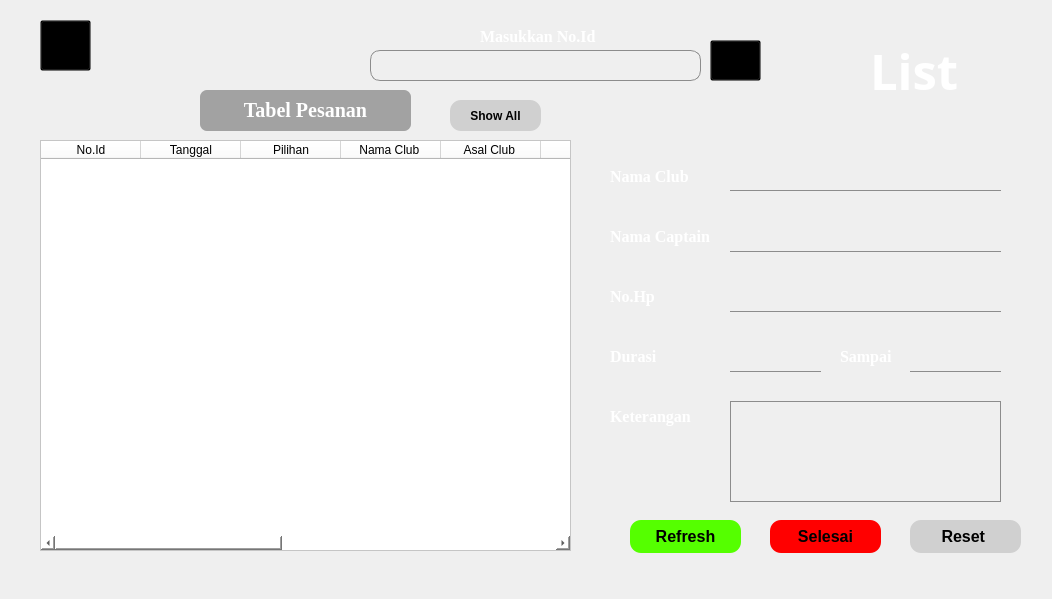
<?xml version="1.0" encoding="UTF-8"?>
<ui version="4.0">
 <class>List</class>
 <widget class="QMainWindow" name="List">
  <property name="geometry">
   <rect>
    <x>0</x>
    <y>0</y>
    <width>1052</width>
    <height>599</height>
   </rect>
  </property>
  <property name="windowTitle">
   <string>LIST</string>
  </property>
  <widget class="QWidget" name="centralwidget">
   <widget class="QTableWidget" name="tabelpeserta">
    <property name="geometry">
     <rect>
      <x>40</x>
      <y>140</y>
      <width>531</width>
      <height>411</height>
     </rect>
    </property>
    <property name="styleSheet">
     <string notr="true">


background-color: rgb(255, 255, 255)</string>
    </property>
    <property name="rowCount">
     <number>0</number>
    </property>
    <property name="columnCount">
     <number>11</number>
    </property>
    <attribute name="horizontalHeaderMinimumSectionSize">
     <number>50</number>
    </attribute>
    <attribute name="horizontalHeaderShowSortIndicator" stdset="0">
     <bool>true</bool>
    </attribute>
    <attribute name="horizontalHeaderStretchLastSection">
     <bool>true</bool>
    </attribute>
    <column>
     <property name="text">
      <string>No.Id</string>
     </property>
     <property name="background">
      <color>
       <red>0</red>
       <green>0</green>
       <blue>0</blue>
      </color>
     </property>
    </column>
    <column>
     <property name="text">
      <string>Tanggal</string>
     </property>
    </column>
    <column>
     <property name="text">
      <string>Pilihan</string>
     </property>
    </column>
    <column>
     <property name="text">
      <string>Nama Club </string>
     </property>
    </column>
    <column>
     <property name="text">
      <string>Asal Club </string>
     </property>
    </column>
    <column>
     <property name="text">
      <string>Captain</string>
     </property>
    </column>
    <column>
     <property name="text">
      <string>No.HP</string>
     </property>
    </column>
    <column>
     <property name="text">
      <string>Banyak Pemain</string>
     </property>
    </column>
    <column>
     <property name="text">
      <string>Waktu Mulai</string>
     </property>
    </column>
    <column>
     <property name="text">
      <string>Waktu Akhir</string>
     </property>
    </column>
    <column>
     <property name="text">
      <string>Keterangan</string>
     </property>
    </column>
   </widget>
   <widget class="QTextBrowser" name="textBrowser">
    <property name="geometry">
     <rect>
      <x>730</x>
      <y>160</y>
      <width>271</width>
      <height>31</height>
     </rect>
    </property>
    <property name="font">
     <font>
      <pointsize>9</pointsize>
     </font>
    </property>
    <property name="styleSheet">
     <string notr="true">background-color: rgb(0,0,0,0);
border : None ; 
border-bottom: 1px solid rgb(140, 140, 140); 
padding-bottom:7px; 
color: rgb(255, 255, 255);
</string>
    </property>
   </widget>
   <widget class="QLabel" name="label_2">
    <property name="geometry">
     <rect>
      <x>610</x>
      <y>160</y>
      <width>101</width>
      <height>32</height>
     </rect>
    </property>
    <property name="font">
     <font>
      <family>Times New Roman</family>
      <pointsize>12</pointsize>
      <weight>75</weight>
      <bold>true</bold>
     </font>
    </property>
    <property name="styleSheet">
     <string notr="true">color: rgb(255, 255, 255);</string>
    </property>
    <property name="text">
     <string>Nama Club</string>
    </property>
   </widget>
   <widget class="QLabel" name="label_4">
    <property name="geometry">
     <rect>
      <x>610</x>
      <y>220</y>
      <width>121</width>
      <height>32</height>
     </rect>
    </property>
    <property name="font">
     <font>
      <family>Times New Roman</family>
      <pointsize>12</pointsize>
      <weight>75</weight>
      <bold>true</bold>
     </font>
    </property>
    <property name="styleSheet">
     <string notr="true">color: rgb(255, 255, 255);
</string>
    </property>
    <property name="text">
     <string>Nama Captain</string>
    </property>
   </widget>
   <widget class="QLabel" name="label_9">
    <property name="geometry">
     <rect>
      <x>610</x>
      <y>280</y>
      <width>81</width>
      <height>32</height>
     </rect>
    </property>
    <property name="font">
     <font>
      <family>Times New Roman</family>
      <pointsize>12</pointsize>
      <weight>75</weight>
      <bold>true</bold>
     </font>
    </property>
    <property name="styleSheet">
     <string notr="true">color: rgb(255, 255, 255);</string>
    </property>
    <property name="text">
     <string>No.Hp</string>
    </property>
   </widget>
   <widget class="QLabel" name="label_6">
    <property name="geometry">
     <rect>
      <x>610</x>
      <y>340</y>
      <width>91</width>
      <height>32</height>
     </rect>
    </property>
    <property name="font">
     <font>
      <family>Times New Roman</family>
      <pointsize>12</pointsize>
      <weight>75</weight>
      <bold>true</bold>
     </font>
    </property>
    <property name="styleSheet">
     <string notr="true">color: rgb(255, 255, 255);</string>
    </property>
    <property name="text">
     <string>Durasi </string>
    </property>
   </widget>
   <widget class="QLabel" name="label_8">
    <property name="geometry">
     <rect>
      <x>840</x>
      <y>340</y>
      <width>61</width>
      <height>32</height>
     </rect>
    </property>
    <property name="font">
     <font>
      <family>Times New Roman</family>
      <pointsize>12</pointsize>
      <weight>75</weight>
      <bold>true</bold>
     </font>
    </property>
    <property name="styleSheet">
     <string notr="true">color: rgb(255, 255, 255);</string>
    </property>
    <property name="text">
     <string>Sampai</string>
    </property>
   </widget>
   <widget class="QTextBrowser" name="textBrowser_2">
    <property name="geometry">
     <rect>
      <x>730</x>
      <y>220</y>
      <width>271</width>
      <height>32</height>
     </rect>
    </property>
    <property name="font">
     <font>
      <pointsize>9</pointsize>
     </font>
    </property>
    <property name="styleSheet">
     <string notr="true">background-color: rgb(0,0,0,0);
border : None ; 
border-bottom: 1px solid rgb(140, 140, 140); 
padding-bottom:7px; 
color: rgb(255, 255, 255);
</string>
    </property>
   </widget>
   <widget class="QTextBrowser" name="textBrowser_3">
    <property name="geometry">
     <rect>
      <x>730</x>
      <y>280</y>
      <width>271</width>
      <height>32</height>
     </rect>
    </property>
    <property name="font">
     <font>
      <pointsize>9</pointsize>
     </font>
    </property>
    <property name="styleSheet">
     <string notr="true">background-color: rgb(0,0,0,0);
border : None ; 
border-bottom: 1px solid rgb(140, 140, 140); 
padding-bottom:7px; 
color: rgb(255, 255, 255);
</string>
    </property>
   </widget>
   <widget class="QTextBrowser" name="textBrowser_4">
    <property name="geometry">
     <rect>
      <x>730</x>
      <y>340</y>
      <width>91</width>
      <height>32</height>
     </rect>
    </property>
    <property name="font">
     <font>
      <pointsize>9</pointsize>
     </font>
    </property>
    <property name="styleSheet">
     <string notr="true">background-color: rgb(0,0,0,0);
border : None ; 
border-bottom: 1px solid rgb(140, 140, 140); 
padding-bottom:7px; 
color: rgb(255, 255, 255);
</string>
    </property>
   </widget>
   <widget class="QTextBrowser" name="textBrowser_5">
    <property name="geometry">
     <rect>
      <x>910</x>
      <y>340</y>
      <width>91</width>
      <height>32</height>
     </rect>
    </property>
    <property name="font">
     <font>
      <pointsize>9</pointsize>
     </font>
    </property>
    <property name="styleSheet">
     <string notr="true">background-color: rgb(0,0,0,0);
border : None ; 
border-bottom: 1px solid rgb(140, 140, 140); 
padding-bottom:7px; 
color: rgb(255, 255, 255);
</string>
    </property>
   </widget>
   <widget class="QLabel" name="label_7">
    <property name="geometry">
     <rect>
      <x>610</x>
      <y>400</y>
      <width>101</width>
      <height>32</height>
     </rect>
    </property>
    <property name="font">
     <font>
      <family>Times New Roman</family>
      <pointsize>12</pointsize>
      <weight>75</weight>
      <bold>true</bold>
     </font>
    </property>
    <property name="styleSheet">
     <string notr="true">color: rgb(255, 255, 255);</string>
    </property>
    <property name="text">
     <string>Keterangan</string>
    </property>
   </widget>
   <widget class="QTextBrowser" name="textBrowser_6">
    <property name="geometry">
     <rect>
      <x>730</x>
      <y>401</y>
      <width>271</width>
      <height>101</height>
     </rect>
    </property>
    <property name="styleSheet">
     <string notr="true">background-color: rgb(0,0,0,0);
border : None ; 
border-top : 1px solid rgb(140, 140, 140);
border-left:1px solid rgb(140, 140, 140);
border-right:1px solid rgb(140, 140, 140);

border-bottom: 1px solid rgb(140, 140, 140); 
padding-bottom:7px; 
color: rgb(255, 255, 255);
</string>
    </property>
   </widget>
   <widget class="QToolButton" name="toolButton">
    <property name="geometry">
     <rect>
      <x>910</x>
      <y>520</y>
      <width>111</width>
      <height>33</height>
     </rect>
    </property>
    <property name="font">
     <font>
      <family>Arial</family>
      <pointsize>12</pointsize>
      <weight>75</weight>
      <bold>true</bold>
     </font>
    </property>
    <property name="cursor">
     <cursorShape>PointingHandCursor</cursorShape>
    </property>
    <property name="styleSheet">
     <string notr="true">QToolButton

{
color:black;
border-radius:11px;
background-color: rgb(208, 208, 208);

}

QToolButton:hover

{
color:white;
border-radius: 11px;
	background-color: rgb(162, 162, 162);

}
</string>
    </property>
    <property name="text">
     <string>Reset </string>
    </property>
   </widget>
   <widget class="QToolButton" name="toolButton_2">
    <property name="geometry">
     <rect>
      <x>770</x>
      <y>520</y>
      <width>111</width>
      <height>33</height>
     </rect>
    </property>
    <property name="font">
     <font>
      <family>Arial</family>
      <pointsize>12</pointsize>
      <weight>75</weight>
      <bold>true</bold>
     </font>
    </property>
    <property name="cursor">
     <cursorShape>PointingHandCursor</cursorShape>
    </property>
    <property name="styleSheet">
     <string notr="true">QToolButton

{
color:black;
border-radius:11px;
background-color: rgb(255, 0, 0);

}

QToolButton:hover

{
color:white;
border-radius: 11px;
	background-color: rgb(162, 162, 162);

}
</string>
    </property>
    <property name="text">
     <string>Selesai</string>
    </property>
   </widget>
   <widget class="QLabel" name="label">
    <property name="geometry">
     <rect>
      <x>200</x>
      <y>90</y>
      <width>211</width>
      <height>41</height>
     </rect>
    </property>
    <property name="font">
     <font>
      <family>Times New Roman</family>
      <pointsize>15</pointsize>
      <weight>75</weight>
      <bold>true</bold>
     </font>
    </property>
    <property name="styleSheet">
     <string notr="true">color: rgb(255, 255, 255);
border-radius: 7px;
background-color: rgb(162,162, 162);</string>
    </property>
    <property name="text">
     <string>&lt;html&gt;&lt;head/&gt;&lt;body&gt;&lt;p align=&quot;center&quot;&gt;Tabel Pesanan&lt;/p&gt;&lt;/body&gt;&lt;/html&gt;</string>
    </property>
   </widget>
   <widget class="QLineEdit" name="lineEdit">
    <property name="geometry">
     <rect>
      <x>370</x>
      <y>50</y>
      <width>331</width>
      <height>31</height>
     </rect>
    </property>
    <property name="font">
     <font>
      <pointsize>13</pointsize>
     </font>
    </property>
    <property name="toolTip">
     <string>&lt;html&gt;&lt;head/&gt;&lt;body&gt;&lt;p align=&quot;center&quot;&gt;&lt;br/&gt;&lt;/p&gt;&lt;/body&gt;&lt;/html&gt;</string>
    </property>
    <property name="styleSheet">
     <string notr="true">border-radius: 10px;
background-color: rgb(0,0,0,0);
border-top:1px solid rgb(140, 140, 140);
border-left:1px solid rgb(140, 140, 140);
border-right:1px solid rgb(140, 140, 140);
border-bottom: 1px solid rgb(140, 140, 140); 
padding-bottom:7px; 
color: rgb(255, 255, 255);
</string>
    </property>
    <property name="text">
     <string/>
    </property>
    <property name="clearButtonEnabled">
     <bool>true</bool>
    </property>
   </widget>
   <widget class="QLabel" name="label_3">
    <property name="geometry">
     <rect>
      <x>870</x>
      <y>40</y>
      <width>121</width>
      <height>61</height>
     </rect>
    </property>
    <property name="font">
     <font>
      <family>Brush Script MT</family>
      <pointsize>37</pointsize>
      <weight>75</weight>
      <bold>true</bold>
      <underline>false</underline>
     </font>
    </property>
    <property name="styleSheet">
     <string notr="true">color: rgb(255, 255, 255);</string>
    </property>
    <property name="text">
     <string>List </string>
    </property>
   </widget>
   <widget class="QPushButton" name="icon_gerbang">
    <property name="geometry">
     <rect>
      <x>40</x>
      <y>20</y>
      <width>51</width>
      <height>51</height>
     </rect>
    </property>
    <property name="cursor">
     <cursorShape>PointingHandCursor</cursorShape>
    </property>
    <property name="mouseTracking">
     <bool>false</bool>
    </property>
    <property name="tabletTracking">
     <bool>false</bool>
    </property>
    <property name="styleSheet">
     <string notr="true">QPushButton

{
	image: url(:/LAPBAS/logging-out-2355227_960_720.webp);

background-color: rgb(0,0,0,0);

}

QPushButton:hover

{
image: url(:/LAPBAS/logging-out-2355227_960_720.webp);

	background-color: rgb(255, 255, 255);

}</string>
    </property>
    <property name="text">
     <string/>
    </property>
    <property name="autoDefault">
     <bool>false</bool>
    </property>
    <property name="flat">
     <bool>false</bool>
    </property>
   </widget>
   <widget class="QLabel" name="label_10">
    <property name="geometry">
     <rect>
      <x>-280</x>
      <y>-110</y>
      <width>1341</width>
      <height>711</height>
     </rect>
    </property>
    <property name="text">
     <string/>
    </property>
    <property name="pixmap">
     <pixmap>../Images/editts.jpg</pixmap>
    </property>
    <property name="scaledContents">
     <bool>true</bool>
    </property>
   </widget>
   <widget class="QLabel" name="label_11">
    <property name="geometry">
     <rect>
      <x>480</x>
      <y>20</y>
      <width>141</width>
      <height>32</height>
     </rect>
    </property>
    <property name="font">
     <font>
      <family>Times New Roman</family>
      <pointsize>12</pointsize>
      <weight>75</weight>
      <bold>true</bold>
     </font>
    </property>
    <property name="styleSheet">
     <string notr="true">color: rgb(255, 255, 255);</string>
    </property>
    <property name="text">
     <string>Masukkan No.Id</string>
    </property>
   </widget>
   <widget class="QPushButton" name="pushButton">
    <property name="geometry">
     <rect>
      <x>710</x>
      <y>40</y>
      <width>51</width>
      <height>41</height>
     </rect>
    </property>
    <property name="cursor">
     <cursorShape>PointingHandCursor</cursorShape>
    </property>
    <property name="styleSheet">
     <string notr="true">
QPushButton

{
	image: url(:/LAPBAS/zoom-icon-png-9.png);

background-color: rgb(0,0,0,0);

}

QPushButton:hover

{
image: url(:/LAPBAS/search.png);

background-color: rgb(255, 255, 255);

}</string>
    </property>
    <property name="text">
     <string/>
    </property>
   </widget>
   <widget class="QToolButton" name="toolButton_3">
    <property name="geometry">
     <rect>
      <x>450</x>
      <y>100</y>
      <width>91</width>
      <height>31</height>
     </rect>
    </property>
    <property name="font">
     <font>
      <family>Arial</family>
      <pointsize>9</pointsize>
      <weight>75</weight>
      <bold>true</bold>
     </font>
    </property>
    <property name="cursor">
     <cursorShape>PointingHandCursor</cursorShape>
    </property>
    <property name="styleSheet">
     <string notr="true">QToolButton

{
color:black;
border-radius:11px;
background-color: rgb(208, 208, 208);

}

QToolButton:hover

{
color:white;
border-radius: 11px;
	background-color: rgb(162, 162, 162);

}
</string>
    </property>
    <property name="text">
     <string>Show All</string>
    </property>
   </widget>
   <widget class="QToolButton" name="toolButton_4">
    <property name="geometry">
     <rect>
      <x>630</x>
      <y>520</y>
      <width>111</width>
      <height>33</height>
     </rect>
    </property>
    <property name="font">
     <font>
      <family>Arial</family>
      <pointsize>12</pointsize>
      <weight>75</weight>
      <bold>true</bold>
     </font>
    </property>
    <property name="cursor">
     <cursorShape>PointingHandCursor</cursorShape>
    </property>
    <property name="styleSheet">
     <string notr="true">QToolButton

{
color:black;
border-radius:11px;
background-color: rgb(85, 255, 0);

}

QToolButton:hover

{
color:white;
border-radius: 11px;
	background-color: rgb(162, 162, 162);

}
</string>
    </property>
    <property name="text">
     <string>Refresh</string>
    </property>
   </widget>
   <zorder>label_10</zorder>
   <zorder>tabelpeserta</zorder>
   <zorder>textBrowser</zorder>
   <zorder>label_2</zorder>
   <zorder>label_4</zorder>
   <zorder>label_9</zorder>
   <zorder>label_6</zorder>
   <zorder>label_8</zorder>
   <zorder>textBrowser_2</zorder>
   <zorder>textBrowser_3</zorder>
   <zorder>textBrowser_4</zorder>
   <zorder>textBrowser_5</zorder>
   <zorder>label_7</zorder>
   <zorder>textBrowser_6</zorder>
   <zorder>toolButton</zorder>
   <zorder>toolButton_2</zorder>
   <zorder>label</zorder>
   <zorder>lineEdit</zorder>
   <zorder>label_3</zorder>
   <zorder>icon_gerbang</zorder>
   <zorder>label_11</zorder>
   <zorder>pushButton</zorder>
   <zorder>toolButton_3</zorder>
   <zorder>toolButton_4</zorder>
  </widget>
 </widget>
 <resources>
  <include location="../Images/image.qrc"/>
 </resources>
 <connections/>
</ui>
